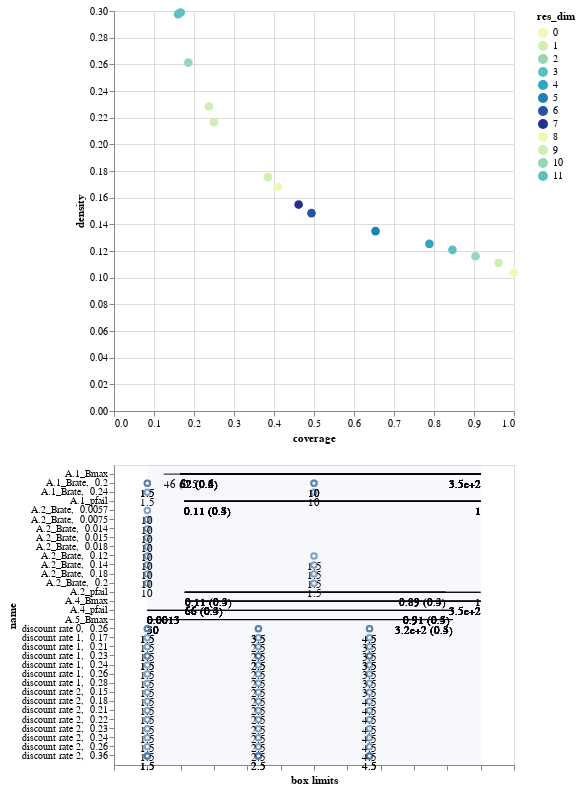

Notebook source saved alongside this figure:
### Code cell
box1.inspect_tradeoff()

### Figure 1 — Vega-Lite specification as saved in the notebook (floating-point values rounded to 4 significant figures)
{"$schema": "https://vega.github.io/schema/vega-lite/v3.4.0.json", "config": {"mark": {"tooltip": null}, "view": {"height": 300, "width": 400}}, "datasets": {"data-8dbffb3c4e41090c0a647f8ed29610f6": [{"id": 1, "maximum": 349.4, "minimum": 30.26, "name": "A.1_Bmax", "qp_lower": 0.2074, "qp_upper": -1, "x1": 61.95, "x2": 349.4}, {"id": 2, "maximum": 349.4, "minimum": 30.26, "name": "A.1_Bmax", "qp_lower": 0.276, "qp_upper": -1, "x1": 61.95, "x2": 349.4}, {"id": 2, "maximum": 0.9985, "minimum": 0.0009163, "name": "A.1_pfail", "qp_lower": 0.3047, "qp_upper": -1, "x1": 0.1107, "x2": 0.9985}, {"id": 3, "maximum": 349.4, "minimum": 30.26, "name": "A.1_Bmax", "qp_lower": 0.349, "qp_upper": -1, "x1": 61.95, "x2": 349.4}, {"id": 3, "maximum": 0.9985, "minimum": 0.0009163, "name": "A.1_pfail", "qp_lower": 0.3225, "qp_upper": -1, "x1": 0.1107, "x2": 0.9985}, {"id": 3, "maximum": 349.4, "minimum": 30.04, "name": "A.4_Bmax", "qp_lower": 0.3225, "qp_upper": -1, "x1": 66.43, "x2": 349.4}, {"id": 4, "maximum": 349.4, "minimum": 30.26, "name": "A.1_Bmax", "qp_lower": 0.3556, "qp_upper": -1, "x1": 61.95, "x2": 349.4}, {"id": 4, "maximum": 0.9985, "minimum": 0.0009163, "name": "A.1_pfail", "qp_lower": 0.2837, "qp_upper": -1, "x1": 0.1107, "x2": 0.9985}, {"id": 4, "maximum": 349.4, "minimum": 30.04, "name": "A.4_Bmax", "qp_lower": 0.2923, "qp_upper": -1, "x1": 66.43, "x2": 349.4}, {"id": 4, "maximum": 0.9991, "minimum": 0.001302, "name": "A.4_pfail", "qp_lower": -1, "qp_upper": 0.3467, "x1": 0.001302, "x2": 0.9071}, {"id": 5, "maximum": 349.4, "minimum": 30.26, "name": "A.1_Bmax", "qp_lower": 0.4099, "qp_upper": -1, "x1": 61.95, "x2": 349.4}, {"id": 5, "maximum": 0.9985, "minimum": 0.0009163, "name": "A.1_pfail", "qp_lower": 0.29, "qp_upper": -1, "x1": 0.1107, "x2": 0.9985}, {"id": 5, "maximum": 349.4, "minimum": 30.04, "name": "A.4_Bmax", "qp_lower": 0.3441, "qp_upper": -1, "x1": 66.43, "x2": 349.4}, {"id": 5, "maximum": 0.9991, "minimum": 0.001302, "name": "A.4_pfail", "qp_lower": -1, "qp_upper": 0.3584, "x1": 0.001302, "x2": 0.9071}, {"id": 6, "maximum": 349.4, "minimum": 30.26, "name": "A.1_Bmax", "qp_lower": 0.3976, "qp_upper": -1, "x1": 61.95, "x2": 349.4}, {"id": 6, "maximum": 0.9985, "minimum": 0.0009163, "name": "A.1_pfail", "qp_lower": 0.3354, "qp_upper": -1, "x1": 0.1107, "x2": 0.9985}, {"id": 6, "maximum": 349.4, "minimum": 30.04, "name": "A.4_Bmax", "qp_lower": 0.3786, "qp_upper": -1, "x1": 66.43, "x2": 349.4}, {"id": 6, "maximum": 0.9991, "minimum": 0.001302, "name": "A.4_pfail", "qp_lower": -1, "qp_upper": 0.3111, "x1": 0.001302, "x2": 0.9071}, {"id": 7, "maximum": 349.4, "minimum": 30.26, "name": "A.1_Bmax", "qp_lower": 0.4022, "qp_upper": -1, "x1": 61.95, "x2": 349.4}, {"id": 7, "maximum": 0.9985, "minimum": 0.0009163, "name": "A.1_pfail", "qp_lower": 0.3566, "qp_upper": -1, "x1": 0.1107, "x2": 0.9985}, {"id": 7, "maximum": 349.4, "minimum": 30.04, "name": "A.4_Bmax", "qp_lower": 0.3816, "qp_upper": -1, "x1": 66.43, "x2": 349.4}, {"id": 7, "maximum": 0.9991, "minimum": 0.001302, "name": "A.4_pfail", "qp_lower": -1, "qp_upper": 0.294, "x1": 0.001302, "x2": 0.9071}, {"id": 7, "maximum": 349.8, "minimum": 30.02, "name": "A.5_Bmax", "qp_lower": -1, "qp_upper": 0.3665, "x1": 30.02, "x2": 323.1}, {"id": 8, "maximum": 349.4, "minimum": 30.26, "name": "A.1_Bmax", "qp_lower": 0.3919, "qp_upper": -1, "x1": 61.95, "x2": 349.4}, {"id": 8, "maximum": 0.9985, "minimum": 0.0009163, "name": "A.1_pfail", "qp_lower": 0.3679, "qp_upper": -1, "x1": 0.1107, "x2": 0.9985}, {"id": 8, "maximum": 349.4, "minimum": 30.04, "name": "A.4_Bmax", "qp_lower": 0.3714, "qp_upper": -1, "x1": 66.43, "x2": 349.4}, {"id": 8, "maximum": 0.9991, "minimum": 0.001302, "name": "A.4_pfail", "qp_lower": -1, "qp_upper": 0.3198, "x1": 0.001302, "x2": 0.9071}, {"id": 8, "maximum": 349.8, "minimum": 30.02, "name": "A.5_Bmax", "qp_lower": -1, "qp_upper": 0.3467, "x1": 30.02, "x2": 323.1}, {"id": 9, "maximum": 349.4, "minimum": 30.26, "name": "A.1_Bmax", "qp_lower": 0.4049, "qp_upper": -1, "x1": 61.95, "x2": 349.4}, {"id": 9, "maximum": 0.9985, "minimum": 0.0009163, "name": "A.1_pfail", "qp_lower": 0.3786, "qp_upper": -1, "x1": 0.1107, "x2": 0.9985}, {"id": 9, "maximum": 0.9985, "minimum": 0.0001585, "name": "A.2_pfail", "qp_lower": 0.3778, "qp_upper": -1, "x1": 0.1123, "x2": 0.9985}, {"id": 9, "maximum": 349.4, "minimum": 30.04, "name": "A.4_Bmax", "qp_lower": 0.4561, "qp_upper": -1, "x1": 66.43, "x2": 349.4}, {"id": 9, "maximum": 0.9991, "minimum": 0.001302, "name": "A.4_pfail", "qp_lower": -1, "qp_upper": 0.3283, "x1": 0.001302, "x2": 0.9071}, {"id": 9, "maximum": 349.8, "minimum": 30.02, "name": "A.5_Bmax", "qp_lower": -1, "qp_upper": 0.3287, "x1": 30.02, "x2": 323.1}, {"id": 10, "maximum": 349.4, "minimum": 30.26, "name": "A.1_Bmax", "qp_lower": 0.5327, "qp_upper": -1, "x1": 61.95, "x2": 349.4}, {"id": 10, "maximum": 0.9985, "minimum": 0.0009163, "name": "A.1_pfail", "qp_lower": 0.3792, "qp_upper": -1, "x1": 0.1107, "x2": 0.9985}, {"id": 10, "maximum": 0.9985, "minimum": 0.0001585, "name": "A.2_pfail", "qp_lower": 0.3274, "qp_upper": -1, "x1": 0.1123, "x2": 0.9985}, {"id": 10, "maximum": 349.4, "minimum": 30.04, "name": "A.4_Bmax", "qp_lower": 0.4041, "qp_upper": -1, "x1": 66.43, "x2": 349.4}, {"id": 10, "maximum": 0.9991, "minimum": 0.001302, "name": "A.4_pfail", "qp_lower": -1, "qp_upper": 0.4636, "x1": 0.001302, "x2": 0.9071}, {"id": 10, "maximum": 349.8, "minimum": 30.02, "name": "A.5_Bmax", "qp_lower": -1, "qp_upper": 0.4205, "x1": 30.02, "x2": 323.1}, {"id": 11, "maximum": 349.4, "minimum": 30.26, "name": "A.1_Bmax", "qp_lower": 0.5038, "qp_upper": -1, "x1": 61.95, "x2": 349.4}, {"id": 11, "maximum": 0.9985, "minimum": 0.0009163, "name": "A.1_pfail", "qp_lower": 0.365, "qp_upper": -1, "x1": 0.1107, "x2": 0.9985}, {"id": 11, "maximum": 0.9985, "minimum": 0.0001585, "name": "A.2_pfail", "qp_lower": 0.3076, "qp_upper": 0.3884, "x1": 0.1123, "x2": 0.8935}, {"id": 11, "maximum": 349.4, "minimum": 30.04, "name": "A.4_Bmax", "qp_lower": 0.409, "qp_upper": -1, "x1": 66.43, "x2": 349.4}, {"id": 11, "maximum": 0.9991, "minimum": 0.001302, "name": "A.4_pfail", "qp_lower": -1, "qp_upper": 0.5038, "x1": 0.001302, "x2": 0.9071}, {"id": 11, "maximum": 349.8, "minimum": 30.02, "name": "A.5_Bmax", "qp_lower": -1, "qp_upper": 0.409, "x1": 30.02, "x2": 323.1}, {"id": 12, "maximum": 349.4, "minimum": 30.26, "name": "A.1_Bmax", "qp_lower": 0.5542, "qp_upper": -1, "x1": 61.95, "x2": 349.4}, {"id": 12, "maximum": 0.9985, "minimum": 0.0009163, "name": "A.1_pfail", "qp_lower": 0.2963, "qp_upper": -1, "x1": 0.1107, "x2": 0.9985}, {"id": 12, "maximum": 0.9985, "minimum": 0.0001585, "name": "A.2_pfail", "qp_lower": 0.3367, "qp_upper": 0.3899, "x1": 0.1123, "x2": 0.8935}, {"id": 12, "maximum": 349.4, "minimum": 30.04, "name": "A.4_Bmax", "qp_lower": 0.3699, "qp_upper": -1, "x1": 66.43, "x2": 349.4}, {"id": 12, "maximum": 0.9991, "minimum": 0.001302, "name": "A.4_pfail", "qp_lower": -1, "qp_upper": 0.5362, "x1": 0.001302, "x2": 0.9071}, {"id": 12, "maximum": 349.8, "minimum": 30.02, "name": "A.5_Bmax", "qp_lower": -1, "qp_upper": 0.47, "x1": 30.02, "x2": 323.1}, {"id": 13, "maximum": 349.4, "minimum": 30.26, "name": "A.1_Bmax", "qp_lower": 0.5509, "qp_upper": -1, "x1": 61.95, "x2": 349.4}, {"id": 13, "maximum": 0.9985, "minimum": 0.0009163, "name": "A.1_pfail", "qp_lower": 0.4585, "qp_upper": -1, "x1": 0.1107, "x2": 0.9985}, {"id": 13, "maximum": 0.9985, "minimum": 0.0001585, "name": "A.2_pfail", "qp_lower": 0.2833, "qp_upper": 0.3283, "x1": 0.1123, "x2": 0.8935}, {"id": 13, "maximum": 349.4, "minimum": 30.04, "name": "A.4_Bmax", "qp_lower": 0.3283, "qp_upper": -1, "x1": 66.43, "x2": 349.4}, {"id": 13, "maximum": 0.9991, "minimum": 0.001302, "name": "A.4_pfail", "qp_lower": -1, "qp_upper": 0.5411, "x1": 0.001302, "x2": 0.9071}, {"id": 13, "maximum": 349.8, "minimum": 30.02, "name": "A.5_Bmax", "qp_lower": -1, "qp_upper": 0.4585, "x1": 30.02, "x2": 323.1}, {"id": 14, "maximum": 349.4, "minimum": 30.26, "name": "A.1_Bmax", "qp_lower": 0.5404, "qp_upper": -1, "x1": 45.86, "x2": 349.4}, {"id": 14, "maximum": 0.9985, "minimum": 0.0009163, "name": "A.1_pfail", "qp_lower": 0.4589, "qp_upper": -1, "x1": 0.1107, "x2": 0.9985}, {"id": 14, "maximum": 0.9985, "minimum": 0.0001585, "name": "A.2_pfail", "qp_lower": 0.2842, "qp_upper": 0.3295, "x1": 0.1123, "x2": 0.8935}, {"id": 14, "maximum": 349.4, "minimum": 30.04, "name": "A.4_Bmax", "qp_lower": 0.2702, "qp_upper": -1, "x1": 66.43, "x2": 349.4}, {"id": 14, "maximum": 0.9991, "minimum": 0.001302, "name": "A.4_pfail", "qp_lower": -1, "qp_upper": 0.5404, "x1": 0.001302, "x2": 0.9071}, {"id": 14, "maximum": 349.8, "minimum": 30.02, "name": "A.5_Bmax", "qp_lower": -1, "qp_upper": 0.4589, "x1": 30.02, "x2": 323.1}], "data-933826b68bd95459de1c485490e5e531": [{"id": 5, "item": 1.5, "n_items": 4, "name": "discount rate 2,  0.23", "x": 0}, {"id": 5, "item": 2.5, "n_items": 4, "name": "discount rate 2,  0.23", "x": 0.3333}, {"id": 5, "item": 4.5, "n_items": 4, "name": "discount rate 2,  0.23", "x": 0.6667}, {"id": 6, "item": 10, "n_items": 3, "name": "A.2_Brate,  0.2", "x": 0}, {"id": 6, "item": 1.5, "n_items": 3, "name": "A.2_Brate,  0.2", "x": 0.5}, {"id": 6, "item": 1.5, "n_items": 4, "name": "discount rate 2,  0.26", "x": 0}, {"id": 6, "item": 2.5, "n_items": 4, "name": "discount rate 2,  0.26", "x": 0.3333}, {"id": 6, "item": 4.5, "n_items": 4, "name": "discount rate 2,  0.26", "x": 0.6667}, {"id": 7, "item": 10, "n_items": 3, "name": "A.2_Brate,  0.18", "x": 0}, {"id": 7, "item": 1.5, "n_items": 3, "name": "A.2_Brate,  0.18", "x": 0.5}, {"id": 7, "item": 1.5, "n_items": 4, "name": "discount rate 2,  0.22", "x": 0}, {"id": 7, "item": 2.5, "n_items": 4, "name": "discount rate 2,  0.22", "x": 0.3333}, {"id": 7, "item": 4.5, "n_items": 4, "name": "discount rate 2,  0.22", "x": 0.6667}, {"id": 8, "item": 10, "n_items": 3, "name": "A.2_Brate,  0.12", "x": 0}, {"id": 8, "item": 1.5, "n_items": 3, "name": "A.2_Brate,  0.12", "x": 0.5}, {"id": 8, "item": 1.5, "n_items": 4, "name": "discount rate 1,  0.26", "x": 0}, {"id": 8, "item": 2.5, "n_items": 4, "name": "discount rate 1,  0.26", "x": 0.3333}, {"id": 8, "item": 3.5, "n_items": 4, "name": "discount rate 1,  0.26", "x": 0.6667}, {"id": 8, "item": 1.5, "n_items": 4, "name": "discount rate 2,  0.15", "x": 0}, {"id": 8, "item": 2.5, "n_items": 4, "name": "discount rate 2,  0.15", "x": 0.3333}, {"id": 8, "item": 4.5, "n_items": 4, "name": "discount rate 2,  0.15", "x": 0.6667}, {"id": 9, "item": 10, "n_items": 3, "name": "A.2_Brate,  0.14", "x": 0}, {"id": 9, "item": 1.5, "n_items": 3, "name": "A.2_Brate,  0.14", "x": 0.5}, {"id": 9, "item": 1.5, "n_items": 4, "name": "discount rate 1,  0.23", "x": 0}, {"id": 9, "item": 2.5, "n_items": 4, "name": "discount rate 1,  0.23", "x": 0.3333}, {"id": 9, "item": 3.5, "n_items": 4, "name": "discount rate 1,  0.23", "x": 0.6667}, {"id": 9, "item": 1.5, "n_items": 4, "name": "discount rate 2,  0.18", "x": 0}, {"id": 9, "item": 2.5, "n_items": 4, "name": "discount rate 2,  0.18", "x": 0.3333}, {"id": 9, "item": 4.5, "n_items": 4, "name": "discount rate 2,  0.18", "x": 0.6667}, {"id": 10, "item": 10, "n_items": 2, "name": "A.2_Brate,  0.014", "x": 0}, {"id": 10, "item": 1.5, "n_items": 4, "name": "discount rate 1,  0.17", "x": 0}, {"id": 10, "item": 2.5, "n_items": 4, "name": "discount rate 1,  0.17", "x": 0.3333}, {"id": 10, "item": 3.5, "n_items": 4, "name": "discount rate 1,  0.17", "x": 0.6667}, {"id": 10, "item": 1.5, "n_items": 4, "name": "discount rate 2,  0.24", "x": 0}, {"id": 10, "item": 2.5, "n_items": 4, "name": "discount rate 2,  0.24", "x": 0.3333}, {"id": 10, "item": 4.5, "n_items": 4, "name": "discount rate 2,  0.24", "x": 0.6667}, {"id": 11, "item": 10, "n_items": 2, "name": "A.2_Brate,  0.015", "x": 0}, {"id": 11, "item": 1.5, "n_items": 4, "name": "discount rate 1,  0.24", "x": 0}, {"id": 11, "item": 2.5, "n_items": 4, "name": "discount rate 1,  0.24", "x": 0.3333}, {"id": 11, "item": 3.5, "n_items": 4, "name": "discount rate 1,  0.24", "x": 0.6667}, {"id": 11, "item": 1.5, "n_items": 4, "name": "discount rate 2,  0.21", "x": 0}, {"id": 11, "item": 2.5, "n_items": 4, "name": "discount rate 2,  0.21", "x": 0.3333}, {"id": 11, "item": 4.5, "n_items": 4, "name": "discount rate 2,  0.21", "x": 0.6667}, {"id": 12, "item": 1.5, "n_items": 3, "name": "A.1_Brate,  0.24", "x": 0}, {"id": 12, "item": 10, "n_items": 3, "name": "A.1_Brate,  0.24", "x": 0.5}, {"id": 12, "item": 10, "n_items": 2, "name": "A.2_Brate,  0.018", "x": 0}, {"id": 12, "item": 1.5, "n_items": 4, "name": "discount rate 1,  0.21", "x": 0}, {"id": 12, "item": 2.5, "n_items": 4, "name": "discount rate 1,  0.21", "x": 0.3333}, {"id": 12, "item": 3.5, "n_items": 4, "name": "discount rate 1,  0.21", "x": 0.6667}, {"id": 12, "item": 1.5, "n_items": 4, "name": "discount rate 2,  0.36", "x": 0}, {"id": 12, "item": 2.5, "n_items": 4, "name": "discount rate 2,  0.36", "x": 0.3333}, {"id": 12, "item": 4.5, "n_items": 4, "name": "discount rate 2,  0.36", "x": 0.6667}, {"id": 13, "item": 1.5, "n_items": 3, "name": "A.1_Brate,  0.2", "x": 0}, {"id": 13, "item": 10, "n_items": 3, "name": "A.1_Brate,  0.2", "x": 0.5}, {"id": 13, "item": 10, "n_items": 2, "name": "A.2_Brate,  0.0075", "x": 0}, {"id": 13, "item": 1.5, "n_items": 4, "name": "discount rate 0,  0.26", "x": 0}, {"id": 13, "item": 3.5, "n_items": 4, "name": "discount rate 0,  0.26", "x": 0.3333}, {"id": 13, "item": 4.5, "n_items": 4, "name": "discount rate 0,  0.26", "x": 0.6667}, {"id": 13, "item": 1.5, "n_items": 4, "name": "discount rate 1,  0.28", "x": 0}, {"id": 13, "item": 2.5, "n_items": 4, "name": "discount rate 1,  0.28", "x": 0.3333}, {"id": 13, "item": 3.5, "n_items": 4, "name": "discount rate 1,  0.28", "x": 0.6667}, {"id": 13, "item": 1.5, "n_items": 4, "name": "discount rate 2,  0.36", "x": 0}, {"id": 13, "item": 2.5, "n_items": 4, "name": "discount rate 2,  0.36", "x": 0.3333}, {"id": 13, "item": 4.5, "n_items": 4, "name": "discount rate 2,  0.36", "x": 0.6667}, {"id": 14, "item": 1.5, "n_items": 3, "name": "A.1_Brate,  0.2", "x": 0}, {"id": 14, "item": 10, "n_items": 3, "name": "A.1_Brate,  0.2", "x": 0.5}, {"id": 14, "item": 10, "n_items": 2, "name": "A.2_Brate,  0.0057", "x": 0}, {"id": 14, "item": 1.5, "n_items": 4, "name": "discount rate 0,  0.26", "x": 0}, {"id": 14, "item": 3.5, "n_items": 4, "name": "discount rate 0,  0.26", "x": 0.3333}, {"id": 14, "item": 4.5, "n_items": 4, "name": "discount rate 0,  0.26", "x": 0.6667}, {"id": 14, "item": 1.5, "n_items": 4, "name": "discount rate 1,  0.23", "x": 0}, {"id": 14, "item": 2.5, "n_items": 4, "name": "discount rate 1,  0.23", "x": 0.3333}, {"id": 14, "item": 3.5, "n_items": 4, "name": "discount rate 1,  0.23", "x": 0.6667}, {"id": 14, "item": 1.5, "n_items": 4, "name": "discount rate 2,  0.36", "x": 0}, {"id": 14, "item": 2.5, "n_items": 4, "name": "discount rate 2,  0.36", "x": 0.3333}, {"id": 14, "item": 4.5, "n_items": 4, "name": "discount rate 2,  0.36", "x": 0.6667}], "data-99af9a029afcbfb20d5c389b254cded7": [{"coverage": 1, "density": 0.104, "id": 0, "mass": 1, "mean": 0.104, "res_dim": 0}, {"coverage": 0.9615, "density": 0.1111, "id": 1, "mass": 0.9, "mean": 0.1111, "res_dim": 1}, {"coverage": 0.9038, "density": 0.116, "id": 2, "mass": 0.81, "mean": 0.116, "res_dim": 2}, {"coverage": 0.8462, "density": 0.1209, "id": 3, "mass": 0.728, "mean": 0.1209, "res_dim": 3}, {"coverage": 0.7885, "density": 0.1254, "id": 4, "mass": 0.654, "mean": 0.1254, "res_dim": 4}, {"coverage": 0.6538, "density": 0.1349, "id": 5, "mass": 0.504, "mean": 0.1349, "res_dim": 5}, {"coverage": 0.4936, "density": 0.1484, "id": 6, "mass": 0.346, "mean": 0.1484, "res_dim": 6}, {"coverage": 0.4615, "density": 0.1548, "id": 7, "mass": 0.31, "mean": 0.1548, "res_dim": 7}, {"coverage": 0.4103, "density": 0.168, "id": 8, "mass": 0.254, "mean": 0.168, "res_dim": 8}, {"coverage": 0.3846, "density": 0.1754, "id": 9, "mass": 0.228, "mean": 0.1754, "res_dim": 9}, {"coverage": 0.25, "density": 0.2167, "id": 10, "mass": 0.12, "mean": 0.2167, "res_dim": 9}, {"coverage": 0.2372, "density": 0.2284, "id": 11, "mass": 0.108, "mean": 0.2284, "res_dim": 9}, {"coverage": 0.1859, "density": 0.2613, "id": 12, "mass": 0.074, "mean": 0.2613, "res_dim": 10}, {"coverage": 0.1603, "density": 0.2976, "id": 13, "mass": 0.056, "mean": 0.2976, "res_dim": 11}, {"coverage": 0.1667, "density": 0.2989, "id": 14, "mass": 0.058, "mean": 0.2989, "res_dim": 11}], "data-bb8d07f6df3d47a6a475317795287b23": [{"end": 1, "start": 0}]}, "vconcat": [{"data": {"name": "data-99af9a029afcbfb20d5c389b254cded7"}, "encoding": {"color": {"field": "res_dim", "scale": {"range": ["#eff9b6", "#d0edb3", "#97d6b9", "#5dc0c0", "#31a5c2", "#1f80b8", "#2354a3", "#21318d"]}, "type": "ordinal"}, "opacity": {"condition": {"selection": "selector003", "value": 1}, "value": 0.4}, "tooltip": [{"field": "id", "type": "ordinal"}, {"field": "coverage", "format": ".2", "type": "quantitative"}, {"field": "density", "format": ".2", "type": "quantitative"}, {"field": "res_dim", "type": "ordinal"}], "x": {"field": "coverage", "type": "quantitative"}, "y": {"field": "density", "type": "quantitative"}}, "height": 400, "mark": {"size": 75, "type": "circle"}, "selection": {"selector003": {"fields": ["id"], "type": "single"}}, "width": 400}, {"layer": [{"data": {"name": "data-8dbffb3c4e41090c0a647f8ed29610f6"}, "encoding": {"x": {"axis": {"grid": false, "labels": false, "title": "box limits"}, "field": "x_lower", "scale": {"domain": [0, 1], "padding": 0.1}, "type": "quantitative"}, "x2": {"field": "x_upper"}, "y": {"field": "name", "scale": {"padding": 1}, "type": "nominal"}}, "mark": "rule", "transform": [{"as": "x_lower", "calculate": "(datum.x1-datum.minimum)/(datum.maximum-datum.minimum)"}, {"as": "x_upper", "calculate": "(datum.x2-datum.minimum)/(datum.maximum-datum.minimum)"}, {"filter": {"selection": "selector003"}}], "width": 400}, {"data": {"name": "data-8dbffb3c4e41090c0a647f8ed29610f6"}, "encoding": {"text": {"field": "text", "type": "ordinal"}, "x": {"axis": {"grid": false, "labels": false, "title": "box limits"}, "field": "x_lower", "scale": {"domain": [0, 1], "padding": 0.1}, "type": "quantitative"}, "x2": {"field": "x_upper"}, "y": {"field": "name", "scale": {"padding": 1}, "type": "nominal"}}, "mark": {"align": "left", "baseline": "top", "dy": 5, "type": "text"}, "transform": [{"as": "x_lower", "calculate": "(datum.x1-datum.minimum)/(datum.maximum-datum.minimum)"}, {"as": "x_upper", "calculate": "(datum.x2-datum.minimum)/(datum.maximum-datum.minimum)"}, {"filter": {"selection": "selector003"}}, {"as": "text", "calculate": "datum.qp_lower>0?format(datum.x1, \".2\")+\" (\"+format(datum.qp_lower, \".1~g\")+\")\" :format(datum.x1, \".2\")"}], "width": 400}, {"data": {"name": "data-8dbffb3c4e41090c0a647f8ed29610f6"}, "encoding": {"text": {"field": "text", "type": "ordinal"}, "x": {"field": "x_upper", "type": "quantitative"}, "x2": {"field": "x_upper"}, "y": {"field": "name", "scale": {"padding": 1}, "type": "nominal"}}, "mark": {"align": "right", "baseline": "top", "dy": 5, "type": "text"}, "transform": [{"as": "x_lower", "calculate": "(datum.x1-datum.minimum)/(datum.maximum-datum.minimum)"}, {"as": "x_upper", "calculate": "(datum.x2-datum.minimum)/(datum.maximum-datum.minimum)"}, {"filter": {"selection": "selector003"}}, {"as": "text", "calculate": "datum.qp_upper>0?format(datum.x2, \".2\")+\" (\"+format(datum.qp_upper, \".1\")+\")\" :format(datum.x2, \".2\")"}], "width": 400}, {"data": {"name": "data-bb8d07f6df3d47a6a475317795287b23"}, "encoding": {"x": {"field": "start", "type": "quantitative"}, "x2": {"field": "end"}}, "mark": {"opacity": 0.05, "type": "rect"}}, {"data": {"name": "data-933826b68bd95459de1c485490e5e531"}, "encoding": {"x": {"field": "x", "type": "quantitative"}, "y": {"field": "name", "type": "nominal"}}, "mark": "point", "transform": [{"filter": {"selection": "selector003"}}], "width": 400}, {"data": {"name": "data-933826b68bd95459de1c485490e5e531"}, "encoding": {"text": {"field": "item", "type": "nominal"}, "x": {"field": "x", "type": "quantitative"}, "y": {"field": "name", "type": "nominal"}}, "mark": {"align": "center", "baseline": "top", "dy": 5, "type": "text"}, "transform": [{"filter": {"selection": "selector003"}}], "width": 400}]}]}
